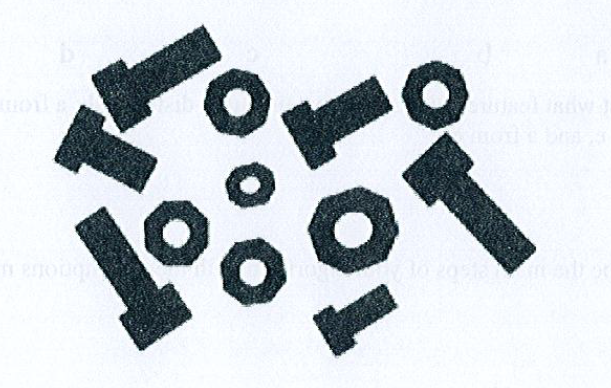
%> input picture lBGU1.png, 611 x 388 px
$ octave EachObjCount.m   (GNU Octave 9; MATLAB toolbox functions it lacks are replaced by stand-ins)
%> lines starting %> are read from the running program, lines starting %| are printed output that depends on the picture; in (x1, y1, x2, y2) boxes, pixels count from 0 and x2, y2 are one past the last pixel; in counts of white or black regions, pixels touching at a corner belong together; the program's own positions count from 1
% Read in image, convert to black and white - Link comes from your image posted here
im = imread('/lBGU1.png');
%> im is the input picture: size 388x611x3 uint8; mean R, G, B 202.3, 208.5, 213.5
imBW = im2bw(im, 0.3); %// Specify manual threshold of 0.3
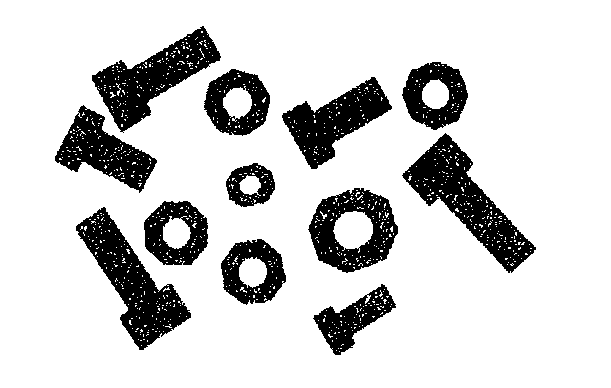
%> imBW: size 388x611 logical; 82.1% white; 12 black regions, largest, box (x1, y1, x2, y2) and area: (402, 133, 536, 273) 5947, (76, 207, 191, 350) 5706, (92, 26, 221, 133) 5124

% Invert intensities and fill in holes
imBWFilled = imfill(~imBW, 'holes');
%> imBWFilled: size 388x611 logical; 20.8% white; 12 white regions, largest, box (x1, y1, x2, y2) and area: (402, 133, 536, 273) 6402, (76, 207, 191, 350) 6078, (308, 188, 398, 273) 5587

% Count how many unique objects there are
[L,num] = bwlabel(imBWFilled);
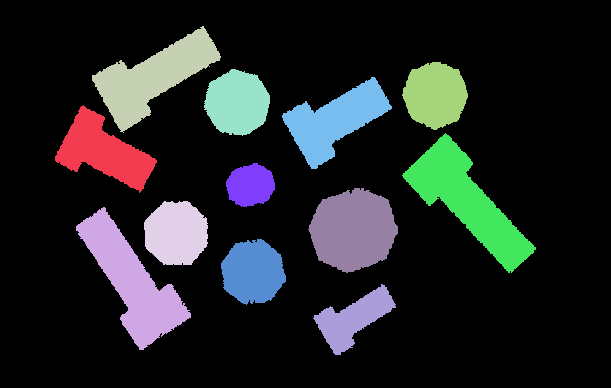
%> L: size 388x611 double; 13 distinct labels, from 0 to 12; one colour per label, 0 black
%> num = 12

% Show final image and display number of objects counted in the title
imshow(imBWFilled);


 % Counting the number of objects
   text(15,15,strcat('\color{yellow}Number of objects Found:',num2str(num)))
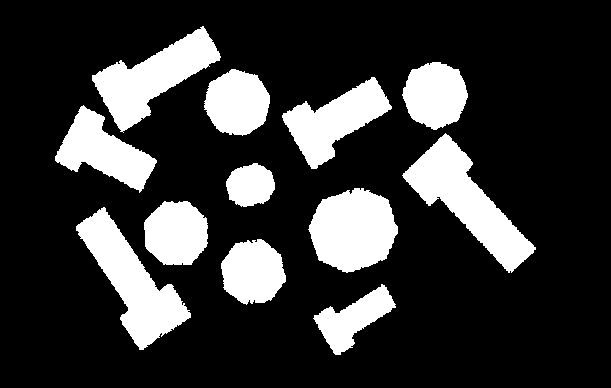
%> figure redrawn from the program's plot data

   %%% For each object in the image, find the centre of mass
centres = zeros(num,2);
% Cycle through each unique object label and extract (X,Y) co-ordinates
% that belong to each object.  Compute centre of mass for each.
for n = 1 : num
    bmap = L == n;
    [rows,cols] = find(bmap == 1);
    centres(n,:) = [mean(cols) mean(rows)];
end
%> this loop made 12 passes
%> after the loop, centres = [104.2 152.2; 133 282.8; 153.4 77.68; 176.7 233.9; 237.8 103.4; 253.6 272.6; 251.1 185.9; 335.3 121.1; 353.8 230.6; 353.8 319.4; 435.8 95.57; 467.9 201.9]

% Find boundaries of all objects
bwBound = bwperim(imBWFilled, 8);
%> bwBound: size 388x611 logical; 1.9% white in thin lines or dots, all inside (x1, y1, x2, y2) = (55, 26, 536, 355)

% For each object, find the distances between the centre of mass with all
% of the pixels along the boundary for each object.  Find the range (max -
% min).
ranges = zeros(num,1);
for n = 1 : num
    bmap = L == n; % Obtain all pixels for an object
    boundPix = bwBound & bmap; % Logical AND with boundaries map to extract
                               % only those pixels around the perimeter
    [rows,cols] = find(boundPix == 1); % Find these locations
    % Compute the distances between the centre of mass with these points
    dists = sqrt((cols - centres(n,1)).^2 + (rows - centres(n,2)).^2);

    % Find the difference between the maximum and minimum distances
    ranges(n) = max(dists(:)) - min(dists(:));
end
%> this loop made 12 passes
%> pass 3, `boundPix = bwBound & bmap;`:
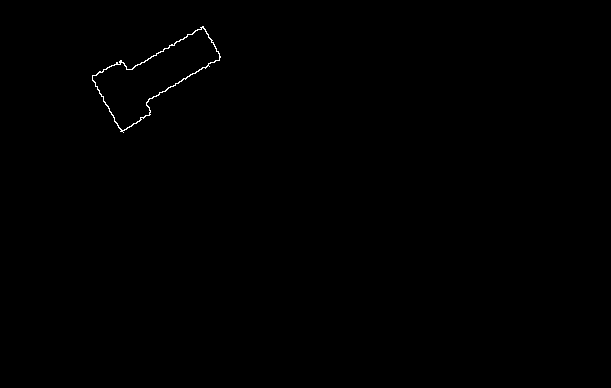
%> boundPix: size 388x611 logical; 0.22% white in thin lines or dots, all inside (x1, y1, x2, y2) = (92, 26, 221, 133)
%> after the loop, ranges = [37.96; 63.96; 54.93; 5.07; 4.16; 6.31; 7.24; 41.64; 10.31; 34.09; 5; 67.33]


% Find those object IDs that have less than a range of 15.  These are the
% bolts
% The rest are nuts
indBolts = find(ranges < 15);
%> indBolts = [4; 5; 6; 7; 9; 11]
indNuts =  find(ranges >= 15);
%> indNuts = [1; 2; 3; 8; 10; 12]

% Total number of nuts and bolts
numBolts = numel(indBolts);
%> numBolts = 6
numNuts = numel(indNuts);
%> numNuts = 6


finalMap = uint8(zeros(size(imBW)));

for n = 1 : numBolts
    finalMap(L == indBolts(n)) = 128;
end
%> this loop made 6 passes
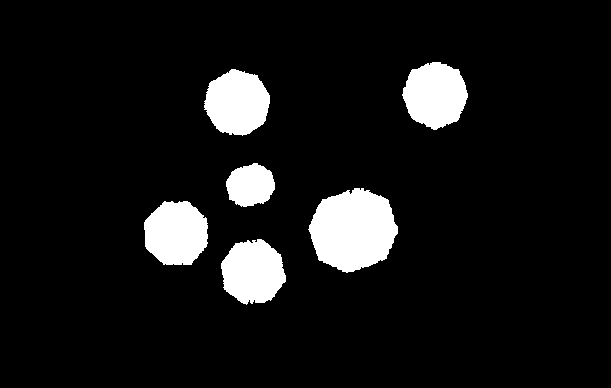
%> finalMap: size 388x611 uint8; values 0 (black) and 128 (white), 8.6% white; 6 white regions, box (x1, y1, x2, y2) and area: (308, 188, 398, 273) 5587, (204, 69, 270, 136) 3301, (402, 62, 468, 130) 3295, (144, 201, 208, 265) 3282, (221, 239, 286, 305) 3191, (226, 163, 275, 207) 1619
for n = 1 : numNuts
    finalMap(L == indNuts(n)) = 255;
end
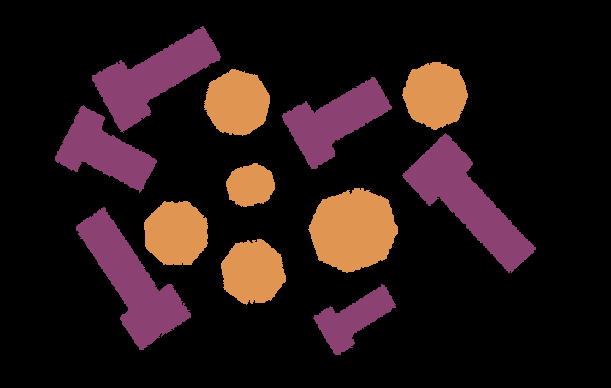
%> finalMap: size 388x611 uint8; 3 distinct labels, from 0 to 255; one colour per label, 0 black

figure;
imshow(finalMap);

% Counting the number of each objects seperately
   text(15,15,strcat('\color{yellow}Number of Nuts: ', num2str(numNuts)))
   text(15,35,strcat('\color{yellow}Number of Bolts: ', num2str(numBolts)))
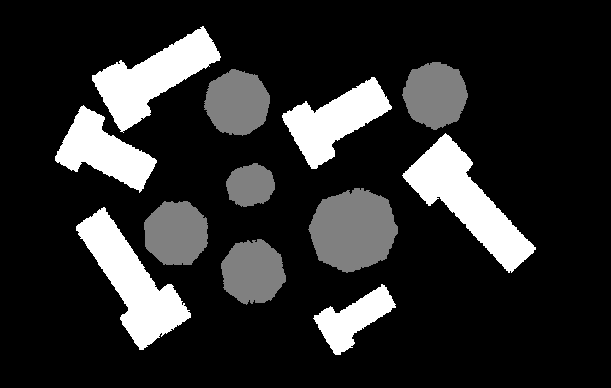
%> figure redrawn from the program's plot data
